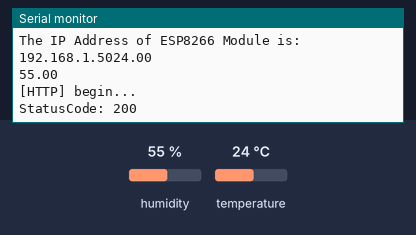
Bench run of a sketch on a simulated ESP8266 (NodeMCU). Parts: the last lines printed to the serial monitor. Inputs (shaded band) come from the test bench; at power-on: humidity 55 %, temperature 24 °C. WiFi joins after 1.5 s; servers stay silent unless stated; uploads are accepted with an empty reply.

Above: at 6.7 s.
6.8 s: humidity set to 22 %
At 9.87 s:
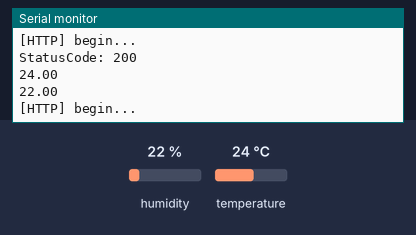
11.5 s: temperature set to 12 °C
At 14.9 s:
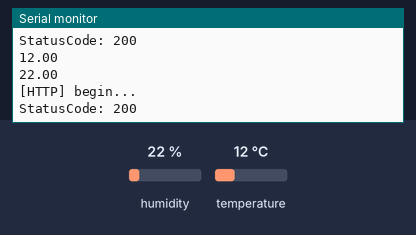
16.2 s: humidity set to 40 %
At 19.4 s:
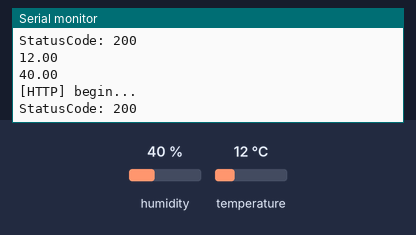
Timing chart, 0 to 20.9 s (numbered marks = the images above; inputs shaded):
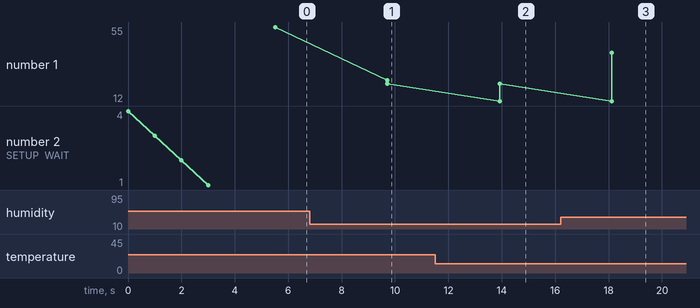

Measured:
- after the input at 6.8 s, the serial monitor: prints a new line after 2.9 s (image 1)
- after the input at 11.5 s, the serial monitor: prints a new line after 2.4 s (image 2)
- after the input at 16.2 s, the serial monitor: prints a new line after 1.9 s (image 3)
- plotted number 1: 55 → 22 after the input at 6.8 s, 22 → 40 after the input at 16.2 s

The sketch:

sensores_Http_Esp8266.ino
```cpp
#include <ArduinoJson.h>
#include <Arduino.h>

#include <ESP8266WiFi.h>
#include <WiFiClient.h>


#include <ESP8266HTTPClient.h>

#include "DHT.h"

#define DHTPIN 17
#define DHTTYPE DHT22

char jsonOutput[128];

const char* ssid = "Bruno Migliorini"; //Enter SSID
const char* password = "edicula88"; //Enter Password
DHT dht(DHTPIN, DHTTYPE);
void setup() {

  Serial.begin(115200);
  // Serial.setDebugOutput(true);

  Serial.println();
  Serial.println();
  Serial.println();

  for (uint8_t t = 4; t > 0; t--) {
    Serial.printf("[SETUP] WAIT %d...\n", t);
    Serial.flush();
    delay(1000);
  }

  WiFi.begin(ssid, password);
  while (WiFi.status() != WL_CONNECTED)
  {
     delay(500);
     Serial.print("*");
  }

  Serial.println("");
  Serial.println("WiFi connection Successful");
  Serial.print("The IP Address of ESP8266 Module is: ");
  Serial.print(WiFi.localIP());// Print the IP address

  dht.begin();
}

void loop() {
  // wait for WiFi connection
  float humidade = dht.readHumidity();
  float temperatura = dht.readTemperature();
  Serial.println(temperatura);
  Serial.println(humidade);

  if(WiFi.status() == WL_CONNECTED) {

    HTTPClient http;
    WiFiClient client;

    Serial.print("[HTTP] begin...\n");
    http.begin(client,"http://15.228.187.254:5000/sensores");

        http.addHeader("Content-Type", "application/json");

        const size_t CAPACITY = JSON_OBJECT_SIZE(4);

        StaticJsonDocument<CAPACITY> doc;

        JsonObject object = doc.to<JsonObject>();
        object["temperatura"] = 8;
        object["amonia"] = 15;

        serializeJson(doc, jsonOutput);
        int httpCode = http.POST(String(jsonOutput));
      // httpCode will be negative on error
      if (httpCode > 0)
      {
        String payload = http.getString();
        Serial.println("\nStatusCode: " + String(httpCode));
        Serial.println(payload);

      } else
      {
        Serial.printf("[HTTP] GET... failed, error: %s\n", http.errorToString(httpCode).c_str());
      }

      http.end();

  }

  delay(4000);
}
```
